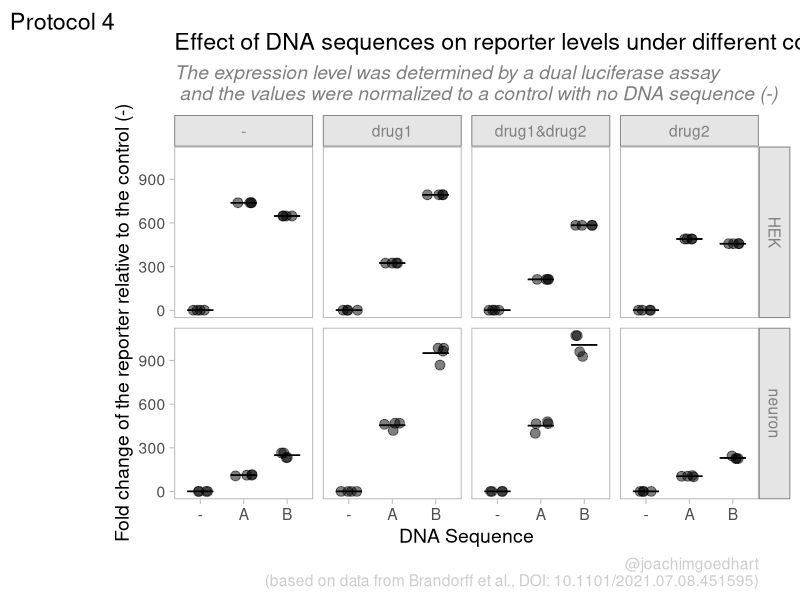
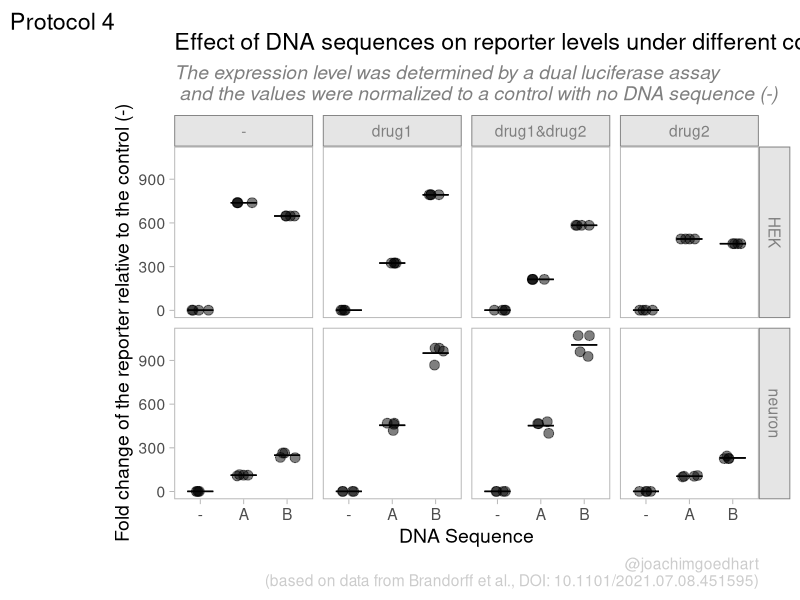

R code for these plots, in order:
## ---- chunk 1
library(tidyverse)
## ---- chunk 2
df_raw <- readxl::read_excel("DualLuc_example_data.xlsx", sheet = "Results")
## ---- chunk 3
df_design <- read.csv("Tidy_design.csv")
head(df_design)
## ---- chunk 4
firefly <- df_raw[19:26,6:17] %>% unlist(use.names = FALSE)
renilla <- df_raw[40:47,6:17] %>% unlist(use.names = FALSE)
## ---- chunk 5
column <- rep(1:12, each=8)
row <- rep(LETTERS[1:8],12)
## ---- chunk 6
x0 <- str_pad(column, 2, pad = "0")
## ---- chunk 7
Wells <- paste0(row,x0)
## ---- chunk 8
df_plate <- data.frame(column,row,Wells)
head(df_plate)
## ---- chunk 9
df_4 <- data.frame(df_plate,firefly,renilla)
## ---- chunk 10
df_4 <- left_join(df_design, df_4, by='Wells')
head(df_4)
## ---- chunk 11
df_4 <- df_4 %>% mutate(expression=firefly/renilla)
## ---- chunk 12
df_norm <- df_4 %>% filter(condition == "-") %>%
  group_by(treatment1,treatment2) %>%
  summarise(mean=mean(expression)) 
## ---- chunk 13
df_4 <- df_4 %>%
  full_join(df_norm, by=c("treatment1","treatment2")) %>%
  na.omit(condition)
## ---- chunk 14
df_4 <- df_4 %>% mutate(`Fold Change` = expression/mean)
## ---- chunk 15
head(df_4)
## ---- chunk 16
df_4 %>% write.csv("protocol_4.csv", row.names = FALSE)
## ---- chunk 17
p <- ggplot(df_4, aes(x=condition, y=`Fold Change`)) +
  geom_jitter(width = 0.2, alpha=0.5, size=3)
## ---- chunk 18
p <- p + facet_grid(treatment1~treatment2)
## ---- chunk 19
p <- p + stat_summary(fun.min=mean, fun.max=mean, geom='errorbar', width=0.6, size=0.5)
## ---- chunk 20
p <-
  p + labs(
    title = "Effect of DNA sequences on reporter levels under different conditions",
    subtitle = "The expression level was determined by a dual luciferase assay\n and the values were normalized to a control with no DNA sequence (-)",
    x = "DNA Sequence",
    y = "Fold change of the reporter relative to the control (-)",
    caption = "@joachimgoedhart\n(based on data from Brandorff et al., DOI: 10.1101/2021.07.08.451595)",
    tag = "Protocol 4"
  ) 
## ---- chunk 21
p <- p + theme_light(base_size = 14)
## ---- chunk 22
p <- p + theme(strip.background = element_rect(fill="grey90", color="grey50"),
               strip.text = element_text(color="grey50"),
               plot.caption = element_text(color = "grey80"),
               plot.subtitle = element_text(color = "grey50", face = "italic"),
               #Remove the grid
               panel.grid.major = element_blank(),
               panel.grid.minor = element_blank()
)
## ---- chunk 23
p
## ---- chunk 24
png(file=paste0("Protocol_4.png"), width = 4000, height = 3000, units = "px", res = 400)
 p
dev.off()
